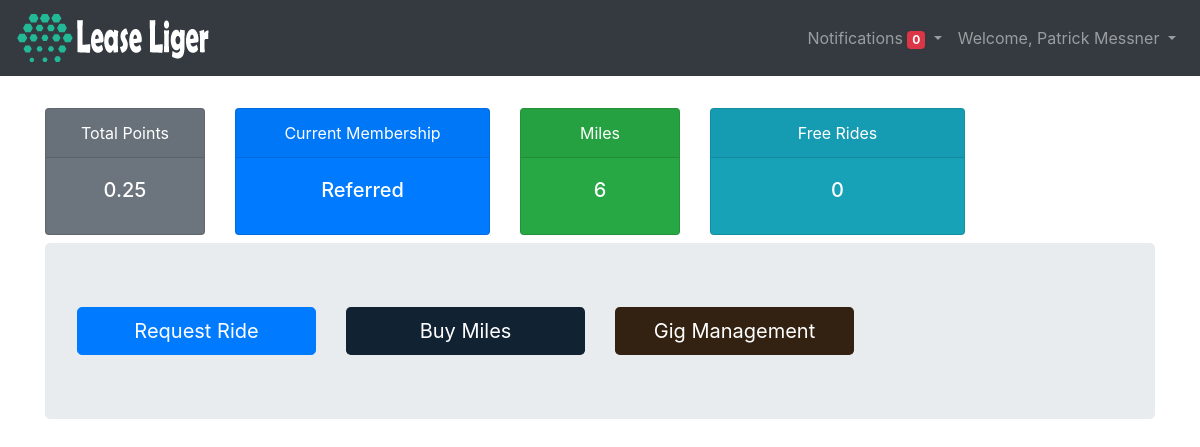
The page /administration/customer/home/ (signed in) on the database its author committed.
### rentadmin/models.py (models this page shows, shortened)
class Customer(models.Model):
    customerid = models.AutoField(primary_key=True)
    first_name = models.CharField(max_length=200)
    last_name = models.CharField(max_length=200)
    email = models.EmailField(null=True,unique=True)
    state = models.CharField(max_length=200, null=True)
    zip = models.CharField(max_length=200, null=True)
    city = models.CharField(max_length=200, null=True)
    phone = models.CharField(max_length=200, null=True)
    notify_mail = models.EmailField(null=True)
    skype = models.CharField(max_length=200, null=True, default="N/A")
    whatsapp = models.CharField(max_length=200, null=True, default="N/A")
    membership = models.CharField(max_length=200, null=True)
    status = models.CharField(max_length=200,default="Pending")
    confirmation_code = models.CharField(max_length=200,null=True)
    avatar = models.ImageField(upload_to="customers",null=True, default="no-one.jpg")
    reference = models.ForeignKey(Renter, on_delete=models.SET_NULL, null=True)
    points = models.DecimalField(decimal_places=2,max_digits=7,default=0)
    date_created = models.DateTimeField(auto_now_add=True)

class MemberInfo(models.Model):
    TYPE = (
        ('Silver', 'Silver'),
        ('Gold', 'Gold'),
        ('Platinum', 'Platinum'),
        ('Referred', 'Referred'),
    )
    membershipid = models.AutoField(primary_key=True)
    cid = models.OneToOneField(Customer, on_delete=models.CASCADE)
    freerides = models.IntegerField(null=True)
    miles = models.IntegerField(default=0)
    membertype = models.CharField(max_length=200,choices=TYPE,null=True)
    date_created = models.DateTimeField(auto_now_add=True,null=True)

### rentadmin/decorators.py (the view)
        def wrapper_func(request,*args,**kwargs):
            group = None
            if request.user.groups.exists():
                group = request.user.groups.all()[0].name
            if group in allowed_roles:
                return view_func(request,*args,**kwargs)
            else:
                messages.info(request, 'Unauthorized Access')
                return redirect('userlogout')

### rentadmin/templates/customer/customer_home.html (shortened to what this page needs)
{% extends 'customer/customer_layout.html' %}
{% block content %}
{% load static %}
<div class="container mt-3">
    {% if info.status == 'Pending' %}
    <div class="row">
        <div class="col-lg-2 mt-3">
            <div class="card text-center bg-primary text-white">
                <div class="card-header">Current Membership</div>
                <div class="card-body">
                    <h5 class="card-title">{{ info.membership }}</h5>
                </div>
            </div>
        </div>
        <div class="col-lg-4 mt-3 text-center">
            <form method="post" action="{% url 'varifycode' %}">
                {% csrf_token %}
                <h5>Enter Confirmation Code Here & Click on Verify</h5>
                <input type="text" class="form-control mt-2" name="verifycode">
                <button type="submit" class="btn btn-success mt-2">Verify</button>
            </form>
        </div>
        <div class="col-lg-4 mt-3 text-center">
            <form method="post" action="{% url 'resendcode' %}">
                {% csrf_token %}
                <h5>Didn't Recieve The Verification Code ?</h5>
                <button type="submit" class="btn btn-info mt-2">Resend Code</button>
            </form>
        </div>
    </div>
    {% else %}
    {% if info.state == None %}
    <div class="row">
        <div class="col-lg-12">
            <div class="card btn-custom-2">
                <div class="card-body text-center">
                    <h5 class="card-title">Please Fill The Following Information To Complete The Process </h5>
                </div>
            </div>
        </div>
        <div class="col-lg-12">
            <div class="card btn-custom-3">
                <div class="card-body">
                    <form method="post" action="{% url 'infocomplete' %}">
                        {% csrf_token %}
                        <div class="row" id="personalinfo">
                            <div class="col-lg-3">
                                <label>State <span style="color: red">*</span></label>
                                <input type="text" name="state" id="state" class="form-control" required>
                            </div>
                            <div class="col-lg-3">
                                <label>City <span style="color: red">*</span></label>
                                <input type="text" name="city" id="city" class="form-control" required>
                            </div>
                            <div class="col-lg-3">
                                <label>ZIP <span style="color: red">*</span></label>
                                <input type="text" name="zip" id="zip" class="form-control" required>
                            </div>
                            <div class="col-lg-3">
                                <label>Skype</label>
                                <input type="text" name="skype" class="form-control">
                            </div>
                            <div class="col-lg-3">
                                <label>WhatsApp</label>
                                <input type="text" name="whatsapp" class="form-control">
                            </div>
                            <div class="col-lg-3">
                                <label>Contact No <span style="color: red">*</span></label>
                                <input type="text" name="contact" id="contact" class="form-control" required>
                            </div>
                            <div class="col-lg-3">
                                <label>Mobile Carrier <span style="color: red">*</span></label>
                                <select class="custom-select" name="carrier" id="carrier" required>
                                    <option selected disabled value="">---Chose One---</option>
                                    <option value="txt.att.net">AT&T</option>
                                    <option value="tmomail.net">T-Mobile</option>
                                    <option value="vtext.com">Verizon</option>
                                    <option value="messaging.sprintpcs.com">Sprint</option>
                                    <option value="vtext.com">Xfinity Mobile</option>
                                    <option value="vmobl.com">Virgin Mobile</option>
                                    <option value="mmst5.tracfone.com">Tracfone</option>
                                    <option value="smtext.com">Simple Mobile</option>
                                    <option value="mailmymobile.net">Mint Mobile</option>
                                    <option value="vtext.com">Red Pocket</option>
                                    <option value="mymetropcs.com">Metro PCS</option>
                                    <option value="sms.myboostmobile.com">Boost Mobile</option>
                                    <option value="sms.cricketwireless.net">Cricket</option>
                                    <option value="text.republicwireless.com">Republic Wireless</option>
                                    <option value="msg.fi.google.com">Google Fi</option>
                                    <option value="email.uscc.net">U.S Cellular</option>
                                    <option value="message.ting.com">Ting</option>
                                    <option value="mailmymobile.net">Consumer Cellular</option>
                                    <option value="cspire1.com">C-Spire</option>
                                    <option value="vtext.com">Page Plus</option>
                                </select>
                            </div>
                            <div class="col-lg-12 mt-3">
                                <button type="submit" class="btn btn-warning btn-lg btn-block">Complete</button>
                            </div>
                        </div>
                    </form>
                </div>
            </div>
        </div>
    </div>
    {% else %}
    <div class="row">
        <div class="col-lg-2 mt-3">
            <div class="card text-center bg-secondary text-white">
                <div class="card-header">Total Points</div>
                <div class="card-body">
                    <h5 class="card-title">{{ info.points }}</h5>
                </div>
            </div>
        </div>
        <div class="col-lg-3 mt-3">
            <div class="card text-center bg-primary text-white">
                <div class="card-header">Current Membership</div>
                <div class="card-body">
                    <h5 class="card-title">{{ info.membership }}</h5>
                </div>
            </div>
        </div>
        <div class="col-lg-2 mt-3">
            <div class="card text-center bg-success text-white">
                <div class="card-header">Miles</div>
                <div class="card-body">
                    <h5 class="card-title">{{ memberinfo.miles }}</h5>
                </div>
            </div>
        </div>
        <div class="col-lg-3 mt-3 text-center">
            <div class="card text-center bg-info text-white">
                <div class="card-header">Free Rides</div>
                <div class="card-body">
                    <h5 class="card-title">{{ memberinfo.freerides }}</h5>
                </div>
            </div>
        </div>
    </div>
    <div class="jumbotron mt-2">
        <div class="row">
            <div class="col-lg-3">
                {% if ride_count < 1 %}
                <a href="{% url 'riderequest' %}" class="btn btn-lg btn-primary btn-block">Request Ride</a>
                {% else %}
                <button type="button" disabled class="btn btn-lg btn-primary btn-block">Ride Requested </button>
                {% endif %}
            </div>
            <div class="col-lg-3">
                <button type="button" class="btn btn-lg btn-block btn-custom-2" data-toggle="modal" data-target="#BuyModal">Buy Miles</button>
            </div>
            <div class="col-lg-3">
                <button type="button" class="btn btn-block btn-lg btn-custom-1" data-toggle="modal" data-target="#GigModal">Gig Management</button>
            </div>
        </div>
    </div>
    {% endif %}
    {% endif %}
{% endblock %}

### rentadmin/templates/customer/navbar.html (shortened to what this page needs)
{% load static %}
<nav class="navbar navbar-expand-lg navbar-dark bg-dark">
  <a class="navbar-brand" href="{% url 'customerhome' %}"><img src="{% static 'images/logo.png' %}"></a>
  <div class="collapse navbar-collapse" id="navbarSupportedContent">
    <ul class="navbar-nav ml-auto">
      <li class="nav-item dropdown">
        <a class="nav-link dropdown-toggle" href="#" id="notifyDropdown" role="button" data-toggle="dropdown" aria-haspopup="true" aria-expanded="false">
          Notifications <span class="badge badge-danger">{{ notify|length }}</span>
        </a>
      </li>
      <li class="nav-item dropdown">
        <a class="nav-link dropdown-toggle" href="#" id="navbarDropdown" role="button" data-toggle="dropdown" aria-haspopup="true" aria-expanded="false">
          Welcome, {{ request.user.first_name }} {{ request.user.last_name }}
        </a>
      </li>
    </ul>
  </div>
</nav>

### static/css/custom.css (style rules this page uses)
.btn-custom-1 { background: #332211; color:white; }
.btn-custom-2 { background: #112233; color:white; }

### rows shown on the page
Customer: points "0.25", membership "Referred"
MemberInfo: miles "6", freerides "0"

### other values the page prints
{{ notify|length }} "0"
{{ request.user.first_name }} "Patrick"
{{ request.user.last_name }} "Messner"
